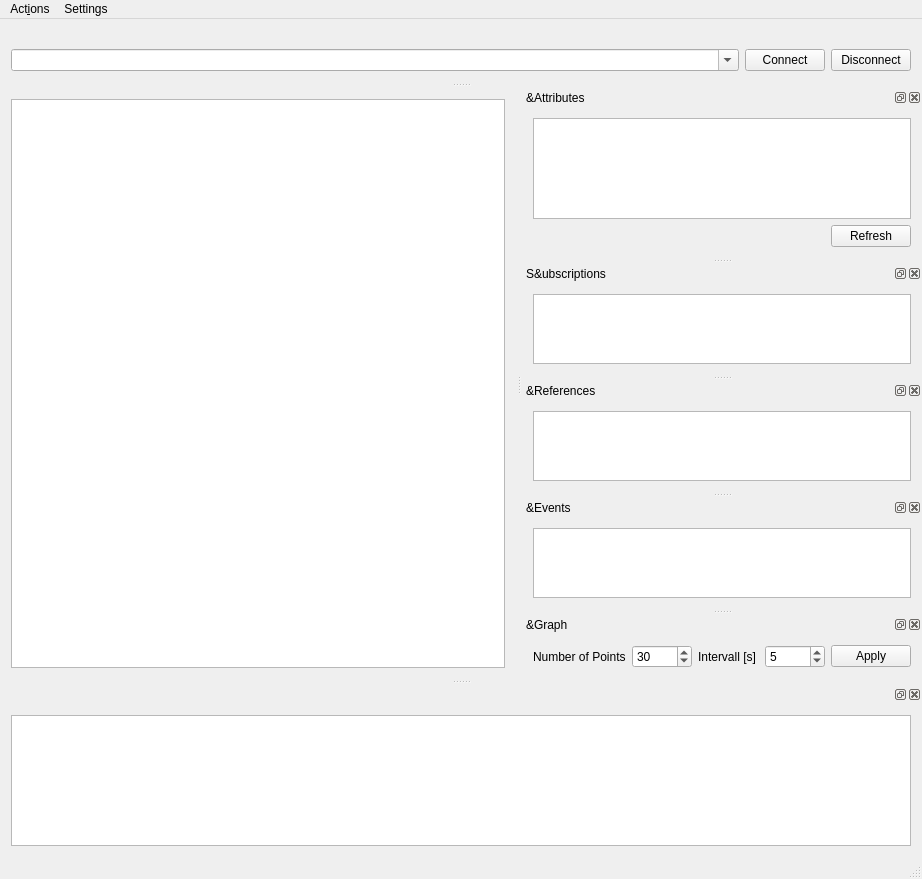
<?xml version="1.0" encoding="UTF-8"?>
<ui version="4.0">
 <class>MainWindow</class>
 <widget class="QMainWindow" name="MainWindow">
  <property name="geometry">
   <rect>
    <x>0</x>
    <y>0</y>
    <width>922</width>
    <height>879</height>
   </rect>
  </property>
  <property name="windowTitle">
   <string>FreeOpcUa Client</string>
  </property>
  <property name="windowIcon">
   <iconset>
    <normaloff>../network.svg</normaloff>../network.svg</iconset>
  </property>
  <widget class="QWidget" name="centralWidget">
   <layout class="QGridLayout" name="gridLayout_2">
    <item row="0" column="0">
     <widget class="QSplitter" name="splitter">
      <property name="sizePolicy">
       <sizepolicy hsizetype="Preferred" vsizetype="Preferred">
        <horstretch>0</horstretch>
        <verstretch>0</verstretch>
       </sizepolicy>
      </property>
      <property name="orientation">
       <enum>Qt::Horizontal</enum>
      </property>
      <widget class="QTreeView" name="treeView">
       <property name="sizePolicy">
        <sizepolicy hsizetype="Expanding" vsizetype="Expanding">
         <horstretch>0</horstretch>
         <verstretch>0</verstretch>
        </sizepolicy>
       </property>
       <property name="focusPolicy">
        <enum>Qt::StrongFocus</enum>
       </property>
       <property name="contextMenuPolicy">
        <enum>Qt::ActionsContextMenu</enum>
       </property>
       <property name="editTriggers">
        <set>QAbstractItemView::NoEditTriggers</set>
       </property>
       <property name="dragEnabled">
        <bool>true</bool>
       </property>
       <property name="dragDropMode">
        <enum>QAbstractItemView::DragOnly</enum>
       </property>
      </widget>
     </widget>
    </item>
   </layout>
  </widget>
  <widget class="QMenuBar" name="menuBar">
   <property name="geometry">
    <rect>
     <x>0</x>
     <y>0</y>
     <width>922</width>
     <height>24</height>
    </rect>
   </property>
   <widget class="QMenu" name="menuOPC_UA_Client">
    <property name="title">
     <string>Act&amp;ions</string>
    </property>
    <addaction name="actionConnect"/>
    <addaction name="actionDisconnect"/>
    <addaction name="actionCopyPath"/>
    <addaction name="actionCopyNodeId"/>
    <addaction name="actionSubscribeDataChange"/>
    <addaction name="actionUnsubscribeDataChange"/>
    <addaction name="actionSubscribeEvent"/>
    <addaction name="actionUnsubscribeEvents"/>
   </widget>
   <widget class="QMenu" name="menuSettings">
    <property name="title">
     <string>Settings</string>
    </property>
    <addaction name="actionDark_Mode"/>
    <addaction name="actionClient_Application_Certificate"/>
   </widget>
   <addaction name="menuOPC_UA_Client"/>
   <addaction name="menuSettings"/>
  </widget>
  <widget class="QStatusBar" name="statusBar"/>
  <widget class="QDockWidget" name="attrDockWidget">
   <property name="sizePolicy">
    <sizepolicy hsizetype="Expanding" vsizetype="Preferred">
     <horstretch>0</horstretch>
     <verstretch>0</verstretch>
    </sizepolicy>
   </property>
   <property name="minimumSize">
    <size>
     <width>400</width>
     <height>170</height>
    </size>
   </property>
   <property name="windowTitle">
    <string>&amp;Attributes</string>
   </property>
   <attribute name="dockWidgetArea">
    <number>2</number>
   </attribute>
   <widget class="QWidget" name="dockWidgetContents">
    <property name="sizePolicy">
     <sizepolicy hsizetype="Expanding" vsizetype="Preferred">
      <horstretch>0</horstretch>
      <verstretch>0</verstretch>
     </sizepolicy>
    </property>
    <property name="minimumSize">
     <size>
      <width>100</width>
      <height>0</height>
     </size>
    </property>
    <layout class="QGridLayout" name="gridLayout_4">
     <item row="0" column="0" colspan="2">
      <widget class="QTreeView" name="attrView">
       <property name="focusPolicy">
        <enum>Qt::StrongFocus</enum>
       </property>
       <property name="sizeAdjustPolicy">
        <enum>QAbstractScrollArea::AdjustToContents</enum>
       </property>
       <property name="editTriggers">
        <set>QAbstractItemView::AllEditTriggers</set>
       </property>
       <property name="showDropIndicator" stdset="0">
        <bool>false</bool>
       </property>
       <property name="textElideMode">
        <enum>Qt::ElideNone</enum>
       </property>
       <property name="autoExpandDelay">
        <number>-1</number>
       </property>
       <property name="indentation">
        <number>18</number>
       </property>
       <property name="sortingEnabled">
        <bool>true</bool>
       </property>
       <property name="wordWrap">
        <bool>true</bool>
       </property>
      </widget>
     </item>
     <item row="1" column="0">
      <spacer name="horizontalSpacer">
       <property name="orientation">
        <enum>Qt::Horizontal</enum>
       </property>
       <property name="sizeHint" stdset="0">
        <size>
         <width>40</width>
         <height>20</height>
        </size>
       </property>
      </spacer>
     </item>
     <item row="1" column="1">
      <widget class="QPushButton" name="attrRefreshButton">
       <property name="text">
        <string>Refresh</string>
       </property>
      </widget>
     </item>
    </layout>
   </widget>
  </widget>
  <widget class="QDockWidget" name="addrDockWidget">
   <property name="sizePolicy">
    <sizepolicy hsizetype="Preferred" vsizetype="Minimum">
     <horstretch>0</horstretch>
     <verstretch>0</verstretch>
    </sizepolicy>
   </property>
   <property name="features">
    <set>QDockWidget::NoDockWidgetFeatures</set>
   </property>
   <property name="allowedAreas">
    <set>Qt::TopDockWidgetArea</set>
   </property>
   <attribute name="dockWidgetArea">
    <number>4</number>
   </attribute>
   <widget class="QWidget" name="dockWidgetContents_2">
    <property name="sizePolicy">
     <sizepolicy hsizetype="Expanding" vsizetype="Preferred">
      <horstretch>0</horstretch>
      <verstretch>0</verstretch>
     </sizepolicy>
    </property>
    <layout class="QGridLayout" name="gridLayout">
     <item row="1" column="4">
      <widget class="QPushButton" name="connectButton">
       <property name="sizePolicy">
        <sizepolicy hsizetype="Fixed" vsizetype="Fixed">
         <horstretch>0</horstretch>
         <verstretch>0</verstretch>
        </sizepolicy>
       </property>
       <property name="focusPolicy">
        <enum>Qt::StrongFocus</enum>
       </property>
       <property name="text">
        <string>Connect</string>
       </property>
      </widget>
     </item>
     <item row="1" column="5">
      <widget class="QPushButton" name="disconnectButton">
       <property name="sizePolicy">
        <sizepolicy hsizetype="Fixed" vsizetype="Fixed">
         <horstretch>0</horstretch>
         <verstretch>0</verstretch>
        </sizepolicy>
       </property>
       <property name="focusPolicy">
        <enum>Qt::StrongFocus</enum>
       </property>
       <property name="text">
        <string>Disconnect</string>
       </property>
      </widget>
     </item>
     <item row="1" column="2" colspan="2">
      <widget class="QComboBox" name="addrComboBox">
       <property name="sizePolicy">
        <sizepolicy hsizetype="Expanding" vsizetype="Fixed">
         <horstretch>0</horstretch>
         <verstretch>0</verstretch>
        </sizepolicy>
       </property>
       <property name="editable">
        <bool>true</bool>
       </property>
       <property name="insertPolicy">
        <enum>QComboBox::InsertAtTop</enum>
       </property>
      </widget>
     </item>
    </layout>
   </widget>
  </widget>
  <widget class="QDockWidget" name="subDockWidget">
   <property name="sizePolicy">
    <sizepolicy hsizetype="Expanding" vsizetype="Preferred">
     <horstretch>0</horstretch>
     <verstretch>0</verstretch>
    </sizepolicy>
   </property>
   <property name="windowTitle">
    <string>S&amp;ubscriptions</string>
   </property>
   <attribute name="dockWidgetArea">
    <number>2</number>
   </attribute>
   <widget class="QWidget" name="dockWidgetContents_3">
    <property name="sizePolicy">
     <sizepolicy hsizetype="Expanding" vsizetype="Preferred">
      <horstretch>0</horstretch>
      <verstretch>0</verstretch>
     </sizepolicy>
    </property>
    <layout class="QGridLayout" name="gridLayout_3">
     <item row="0" column="0">
      <widget class="QTableView" name="subView">
       <property name="focusPolicy">
        <enum>Qt::StrongFocus</enum>
       </property>
       <property name="acceptDrops">
        <bool>true</bool>
       </property>
       <property name="sizeAdjustPolicy">
        <enum>QAbstractScrollArea::AdjustToContents</enum>
       </property>
       <property name="editTriggers">
        <set>QAbstractItemView::NoEditTriggers</set>
       </property>
       <property name="tabKeyNavigation">
        <bool>false</bool>
       </property>
       <property name="dragDropOverwriteMode">
        <bool>false</bool>
       </property>
       <property name="dragDropMode">
        <enum>QAbstractItemView::DropOnly</enum>
       </property>
      </widget>
     </item>
    </layout>
   </widget>
  </widget>
  <widget class="QDockWidget" name="refDockWidget">
   <property name="sizePolicy">
    <sizepolicy hsizetype="Expanding" vsizetype="Preferred">
     <horstretch>0</horstretch>
     <verstretch>0</verstretch>
    </sizepolicy>
   </property>
   <property name="windowTitle">
    <string>&amp;References</string>
   </property>
   <attribute name="dockWidgetArea">
    <number>2</number>
   </attribute>
   <widget class="QWidget" name="dockWidgetContents_4">
    <property name="sizePolicy">
     <sizepolicy hsizetype="Expanding" vsizetype="Preferred">
      <horstretch>0</horstretch>
      <verstretch>0</verstretch>
     </sizepolicy>
    </property>
    <layout class="QVBoxLayout" name="verticalLayout_2">
     <item>
      <widget class="QTableView" name="refView">
       <property name="focusPolicy">
        <enum>Qt::StrongFocus</enum>
       </property>
       <property name="editTriggers">
        <set>QAbstractItemView::NoEditTriggers</set>
       </property>
       <property name="tabKeyNavigation">
        <bool>false</bool>
       </property>
      </widget>
     </item>
    </layout>
   </widget>
  </widget>
  <widget class="QDockWidget" name="evDockWidget">
   <property name="sizePolicy">
    <sizepolicy hsizetype="Expanding" vsizetype="Preferred">
     <horstretch>0</horstretch>
     <verstretch>0</verstretch>
    </sizepolicy>
   </property>
   <property name="windowTitle">
    <string>&amp;Events</string>
   </property>
   <attribute name="dockWidgetArea">
    <number>2</number>
   </attribute>
   <widget class="QWidget" name="dockWidgetContents_5">
    <layout class="QGridLayout" name="gridLayout_5">
     <item row="0" column="0">
      <widget class="QListView" name="evView">
       <property name="focusPolicy">
        <enum>Qt::StrongFocus</enum>
       </property>
       <property name="acceptDrops">
        <bool>true</bool>
       </property>
       <property name="editTriggers">
        <set>QAbstractItemView::NoEditTriggers</set>
       </property>
       <property name="dragDropMode">
        <enum>QAbstractItemView::DropOnly</enum>
       </property>
      </widget>
     </item>
    </layout>
   </widget>
  </widget>
  <widget class="QDockWidget" name="logDockWidget_2">
   <attribute name="dockWidgetArea">
    <number>8</number>
   </attribute>
   <widget class="QWidget" name="dockWidgetContents_7">
    <layout class="QGridLayout" name="gridLayout_6">
     <item row="0" column="0">
      <widget class="QTextEdit" name="logTextEdit">
       <property name="focusPolicy">
        <enum>Qt::StrongFocus</enum>
       </property>
       <property name="tabChangesFocus">
        <bool>true</bool>
       </property>
       <property name="readOnly">
        <bool>false</bool>
       </property>
      </widget>
     </item>
    </layout>
   </widget>
  </widget>
  <widget class="QDockWidget" name="graphDockWidget">
   <property name="windowTitle">
    <string>&amp;Graph</string>
   </property>
   <attribute name="dockWidgetArea">
    <number>2</number>
   </attribute>
   <widget class="QWidget" name="dockWidgetContents_6">
    <layout class="QGridLayout" name="gridLayout_7">
     <item row="0" column="0">
      <layout class="QVBoxLayout" name="graphLayout">
       <item>
        <layout class="QHBoxLayout" name="horizontalLayout">
         <item>
          <widget class="QLabel" name="labelNumberOfPoints">
           <property name="text">
            <string>Number of Points</string>
           </property>
          </widget>
         </item>
         <item>
          <widget class="QSpinBox" name="spinBoxNumberOfPoints">
           <property name="minimum">
            <number>10</number>
           </property>
           <property name="maximum">
            <number>100</number>
           </property>
           <property name="value">
            <number>30</number>
           </property>
          </widget>
         </item>
         <item>
          <widget class="QLabel" name="labelIntervall">
           <property name="text">
            <string>Intervall [s]</string>
           </property>
          </widget>
         </item>
         <item>
          <widget class="QSpinBox" name="spinBoxIntervall">
           <property name="minimum">
            <number>1</number>
           </property>
           <property name="maximum">
            <number>3600</number>
           </property>
           <property name="value">
            <number>5</number>
           </property>
          </widget>
         </item>
         <item>
          <widget class="QPushButton" name="buttonApply">
           <property name="text">
            <string>Apply</string>
           </property>
          </widget>
         </item>
        </layout>
       </item>
      </layout>
     </item>
    </layout>
   </widget>
  </widget>
  <action name="actionConnect">
   <property name="text">
    <string>&amp;Connect</string>
   </property>
  </action>
  <action name="actionDisconnect">
   <property name="text">
    <string>&amp;Disconnect</string>
   </property>
   <property name="toolTip">
    <string>Disconnect from server</string>
   </property>
  </action>
  <action name="actionSubscribeDataChange">
   <property name="text">
    <string>&amp;Subscribe to data change</string>
   </property>
   <property name="toolTip">
    <string>Subscribe to data change from selected node</string>
   </property>
  </action>
  <action name="actionUnsubscribeDataChange">
   <property name="text">
    <string>&amp;Unsubscribe to DataChange</string>
   </property>
   <property name="toolTip">
    <string>Unsubscribe to DataChange for current node</string>
   </property>
  </action>
  <action name="actionSubscribeEvent">
   <property name="text">
    <string>Subscribe to &amp;events</string>
   </property>
   <property name="toolTip">
    <string>Subscribe to events from selected node</string>
   </property>
  </action>
  <action name="actionUnsubscribeEvents">
   <property name="text">
    <string>U&amp;nsubscribe to Events</string>
   </property>
   <property name="toolTip">
    <string>Unsubscribe to Events from current node</string>
   </property>
  </action>
  <action name="actionCopyPath">
   <property name="text">
    <string>Copy &amp;Path</string>
   </property>
   <property name="toolTip">
    <string>Copy path to node to clipboard</string>
   </property>
  </action>
  <action name="actionCopyNodeId">
   <property name="text">
    <string>C&amp;opy NodeId</string>
   </property>
   <property name="toolTip">
    <string>Copy NodeId to clipboard</string>
   </property>
  </action>
  <action name="actionAddToGraph">
   <property name="text">
    <string>Add to &amp;Graph</string>
   </property>
   <property name="toolTip">
    <string>Add this node to the graph</string>
   </property>
   <property name="shortcut">
    <string>Ctrl+G</string>
   </property>
  </action>
  <action name="actionRemoveFromGraph">
   <property name="text">
    <string>Remove from Graph</string>
   </property>
   <property name="toolTip">
    <string>Remove this node from the graph</string>
   </property>
   <property name="shortcut">
    <string>Ctrl+Shift+G</string>
   </property>
  </action>
  <action name="actionCall">
   <property name="text">
    <string>Call</string>
   </property>
   <property name="toolTip">
    <string>Call Ua Method</string>
   </property>
  </action>
  <action name="actionDark_Mode">
   <property name="checkable">
    <bool>true</bool>
   </property>
   <property name="text">
    <string>Dark Mode</string>
   </property>
   <property name="statusTip">
    <string>Enables Dark Mode Theme</string>
   </property>
  </action>
  <action name="actionClient_Application_Certificate">
   <property name="text">
    <string>Client Application Certificate</string>
   </property>
  </action>
 </widget>
 <layoutdefault spacing="6" margin="11"/>
 <tabstops>
  <tabstop>addrComboBox</tabstop>
  <tabstop>connectButton</tabstop>
  <tabstop>disconnectButton</tabstop>
  <tabstop>treeView</tabstop>
  <tabstop>attrView</tabstop>
  <tabstop>attrRefreshButton</tabstop>
  <tabstop>subView</tabstop>
  <tabstop>refView</tabstop>
  <tabstop>evView</tabstop>
  <tabstop>spinBoxNumberOfPoints</tabstop>
  <tabstop>spinBoxIntervall</tabstop>
  <tabstop>buttonApply</tabstop>
  <tabstop>logTextEdit</tabstop>
 </tabstops>
 <resources/>
 <connections/>
</ui>
